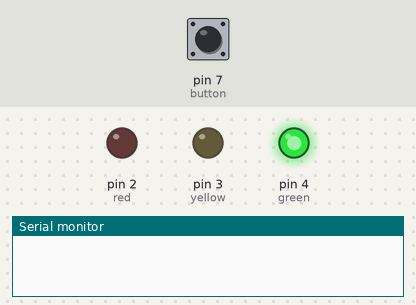
Bench run of a sketch on a simulated Arduino Uno, built with avr-gcc and run on an emulated ATmega328P. Shown: output pins drawn as LEDs (lit = HIGH), the last lines printed to the serial monitor. The test bench sets the inputs (shaded band); at power-on: pin 7 (button) HIGH. Random numbers use the default seed unless the sketch sets one.

Above: at 4.6 s.
4.7 s: pin 7 (button) pulled LOW for 3.2 s
At 6.1 s:
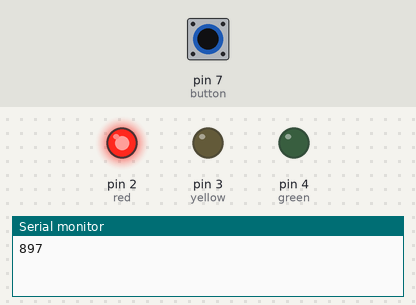
9.4 s: pin 7 (button) pulled LOW for 0.15 s
At 12.2 s:
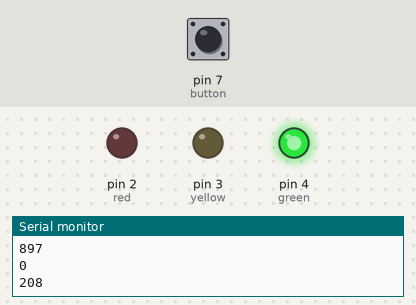
12.5 s: pin 7 (button) pulled LOW for 1 s
At 13.2 s:
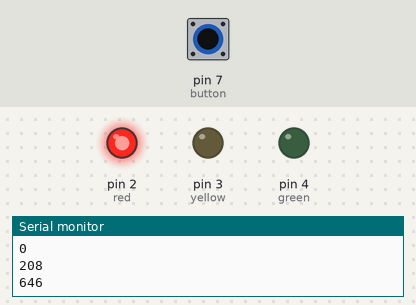
Timing chart, 0 to 17.7 s (numbered marks = the images above; inputs shaded):
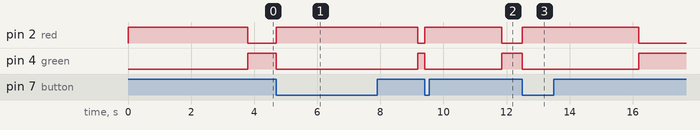

Measured:
- after the input at 4.7 s, pin 2 (red): LOW → HIGH at once, → LOW 4.5 s later; pin 4 (green): HIGH → LOW at once, → HIGH 4.5 s later
- after the input at 9.4 s, pin 2 (red): LOW → HIGH at once, → LOW 2.5 s later; pin 4 (green): HIGH → LOW at once, → HIGH 2.5 s later
- after the input at 12.5 s, pin 2 (red): LOW → HIGH at once, → LOW 3.7 s later; pin 4 (green): HIGH → LOW at once, → HIGH 3.7 s later

The sketch:

1noyabor.ino
```cpp
int red =2;
int yellow=3;
int green=4;
int button = 7;

unsigned long startTime;
unsigned long reactionTime;

void setup()
{
  pinMode(red,  OUTPUT);
  pinMode(yellow,  OUTPUT);
  pinMode(green,  OUTPUT);
  pinMode(button, INPUT_PULLUP);
  Serial.begin(9600);


}


void loop()
{
  digitalWrite(red, HIGH);
  digitalWrite(yellow, LOW);
  digitalWrite(green, LOW);
  delay(random(2000, 5001));
  digitalWrite(red, LOW);
digitalWrite(green, HIGH);

startTime = millis();

while (digitalRead(button) == HIGH) {
    // ждём нажатия
}

reactionTime = millis() - startTime;
Serial.println(reactionTime);
 digitalWrite(green, HIGH);

  }
```
